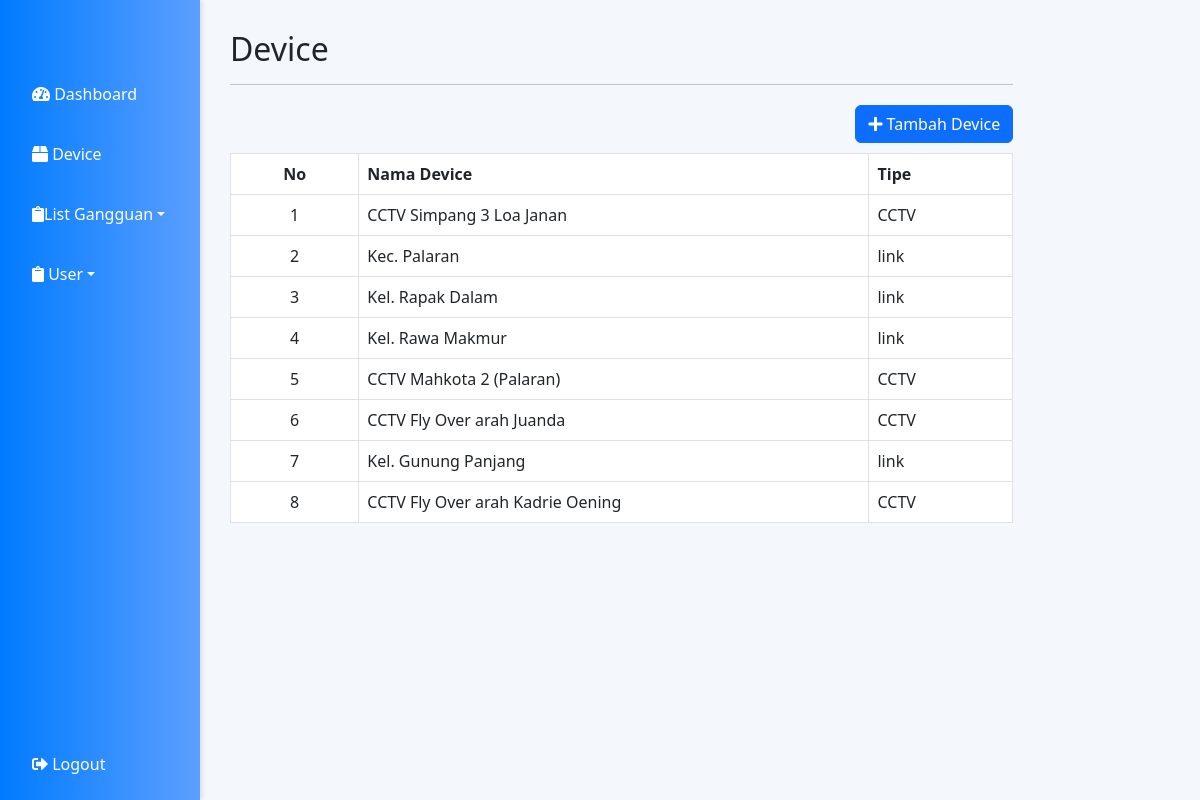
Page /device.php (signed in) on the committed database.
### tables this page shows
CREATE TABLE `device` (
  `id` int(11) NOT NULL,
  `device` varchar(100) NOT NULL,
  `type` varchar(10) NOT NULL
);

### device.php (the view, shortened to what this page needs)
<?php
require("koneksi/koneksi.php");
?>
<!DOCTYPE html>
<html lang="en">
<head>
  <link rel="stylesheet" href="assets/css/sidebar.css">
  <link href="https://cdn.jsdelivr.net/npm/bootstrap@5.3.0/dist/css/bootstrap.min.css" rel="stylesheet">
  <link rel="stylesheet" href="https://cdnjs.cloudflare.com/ajax/libs/font-awesome/5.15.3/css/all.min.css">
</head>
<body>
  <div class="sidebar">
    <a href="dashboard.php"><i class="fas fa-tachometer-alt"></i> Dashboard</a>
    <?php if ($_SESSION['account_type'] === 'admin') { ?>
      <a href="device.php"><i class="fas fa-box"></i> Device</a>
    <?php } ?>
    <div class="dropdown">
      <a href="#" class="dropdown-toggle" onclick="toggleDropdown()"><i class="fas fa-clipboard"></i>List Gangguan</a>
    </div>
    <div class="dropdown">
      <a href="#" class="dropdown-toggle" onclick="toggleDropdown2()"><i class="fas fa-clipboard"></i> User</a>
    </div>
    <div style="flex-grow: 1;"></div>
    <a href="logout.php"><i class="fas fa-sign-out-alt"></i> Logout</a>
  </div>
  <div class="content">
    <div class="col-sm-9 col-sm-offset-3 col-md-10 col-md-offset-2 main">
      <h2 class="page-header">Device</h2>
      <hr>
      <?php
      if ($_SESSION['account_type'] === 'admin') {
      ?>
        <div class="row-search flex-end" style="padding-bottom: 10px;">
          <a href="pages/tambah_device.php" class="btn btn-primary"><i class="fa fa-plus"></i> Tambah Device</a>
        </div>
      <?php
      }
      ?>
      <table class="table table-bordered table-hover">
        <thead>
          <tr>
            <th width="5%" style="text-align: center;">No</th>
            <th width="20%">Nama Device</th>
            <th width="5%">Tipe</th>
          </tr>
        </thead>
        <?php
        $query = "SELECT * from device";
        $result = $conn->query($query);
        $no = 1;
        while ($lihat = $result->fetch_assoc()) {
          $nama_device = $lihat['device'];
          $tipe_device = $lihat['type'];
        ?>
          <tbody>
            <tr>
              <td style="text-align: center;"><?php echo $no; ?></td>
              <td><?php echo $nama_device; ?></td>
              <td><?php echo $tipe_device; ?></td>
            </tr>
            <?php $no++; ?>
          <?php
        } ?>
          </tbody>
      </table>
    </div>
  </div>
</body>
</html>

### assets/css/sidebar.css (style rules this page uses)
.sidebar { height: 100%; width: 200px; position: fixed; z-index: 1; top: 0; left: 0; background: linear-gradient(to right, #007bff, #5c9fff); display: flex; flex-direction: column; padding-top: 70px; box-shadow: 2px 0 5px rgba(0, 0, 0, 0.1); }
.sidebar a { padding: 12px 8px 12px 32px; text-decoration: none; font-size: 16px; color: white; display: block; margin-bottom: 12px; border-radius: 4px; transition: background-color 0.3s ease, transform 0.2s ease; }
.content { margin-left: 200px; padding: 30px; background-color: #f4f7fc; min-height: 100vh; }
.dropdown { position: relative; display: block; }
.dropdown-toggle { text-decoration: none; color: white; display: block; margin-bottom: 12px; border-radius: 4px; transition: background-color 0.3s ease, transform 0.2s ease; }
.row-search { margin-top: 20px; display: flex; justify-content: flex-end; }
.row-search a { margin-left: 10px; }

### rows in the picture
device: device "CCTV Simpang 3 Loa Janan", type "CCTV"
device: device "Kec. Palaran", type "link"
device: device "Kel. Rapak Dalam", type "link"
device: device "Kel. Rawa Makmur", type "link"
device: device "CCTV Mahkota 2 (Palaran)", type "CCTV"
device: device "CCTV Fly Over arah Juanda", type "CCTV"
device: device "Kel. Gunung Panjang", type "link"
device: device "CCTV Fly Over arah Kadrie Oening", type "CCTV"
